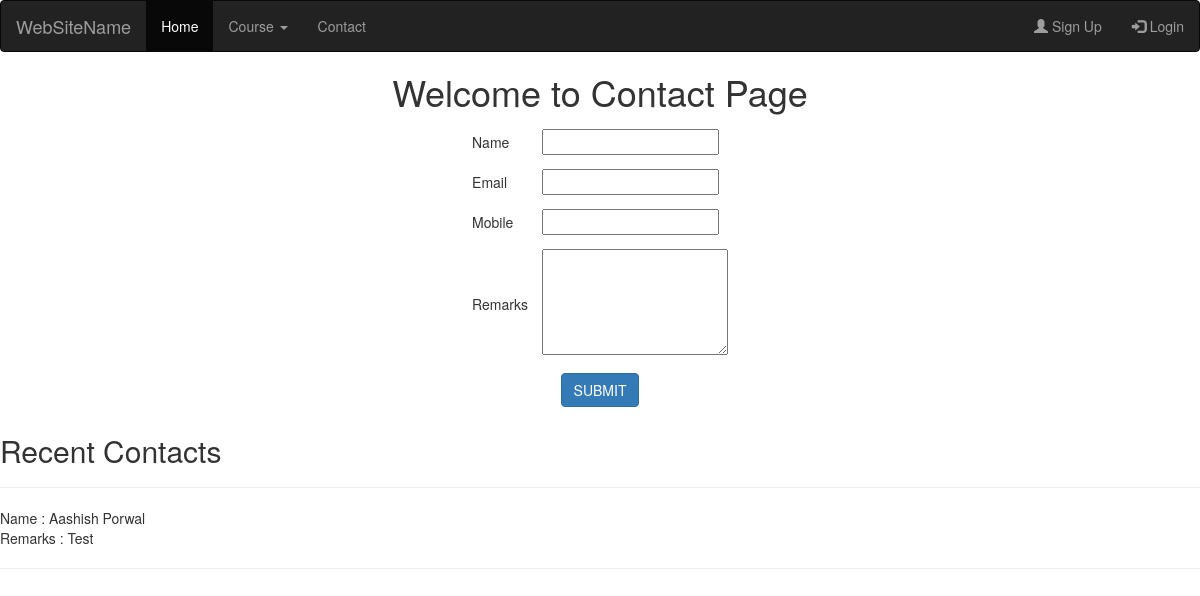
Page /contact/ on the earlier database version.
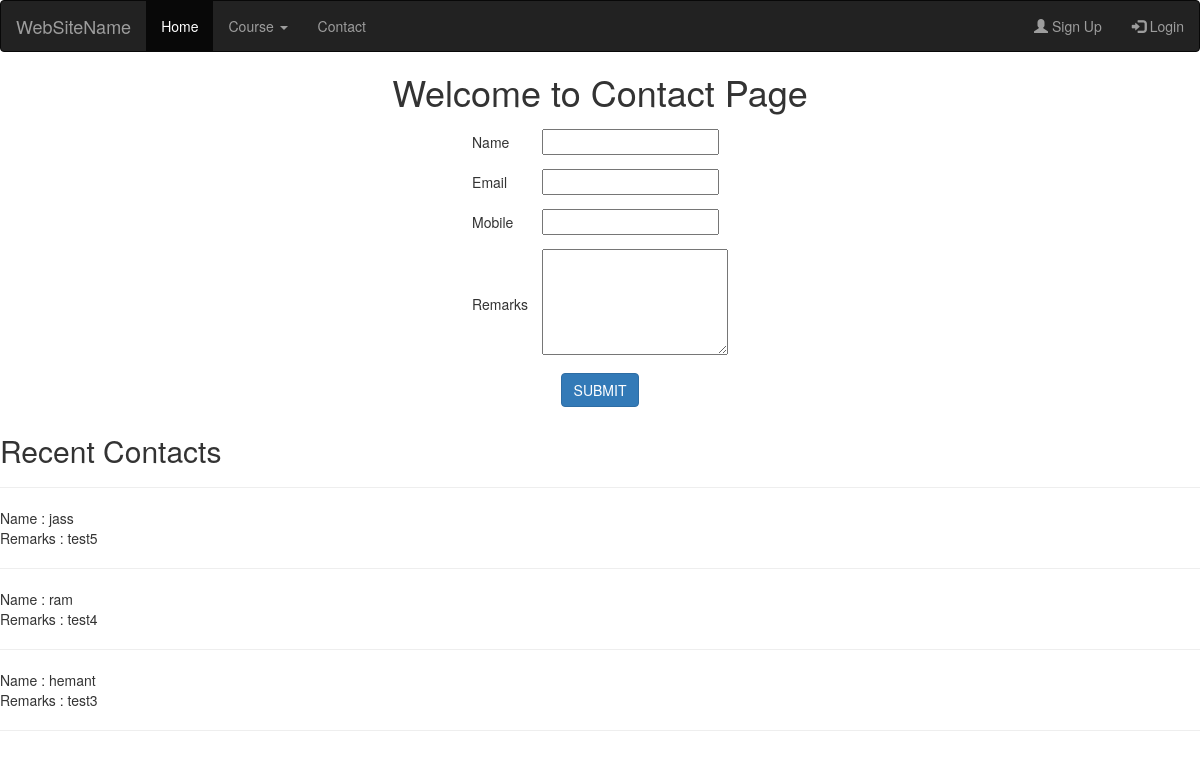
Same page on the later database version.
### myapp/models.py (models this page shows, shortened)
class Contact(models.Model):
	name=models.CharField(max_length=100)
	email=models.EmailField()
	mobile=models.PositiveIntegerField()
	remarks=models.TextField()

### myapp/views.py (the view)
# urls.py: path('contact/',views.contact,name='contact'),
def contact(request):
	if request.method=="POST":
		Contact.objects.create(
				name=request.POST['name'],
				email=request.POST['email'],
				mobile=request.POST['mobile'],
				remarks=request.POST['remarks']
			)
		msg="Contact Saved Successfully"
		contacts=Contact.objects.all().order_by('-id')[:3]
		return render(request,'contact.html',{'msg':msg,'contacts':contacts})
	else:
		contacts=Contact.objects.all().order_by('-id')[:3]
		return render(request,'contact.html',{'contacts':contacts})

### myapp/templates/contact.html (shortened to what this page needs)
{% extends 'header.html' %}
{% block content %}
<!DOCTYPE html>
<html>
<head>
</head>
<body>
	<center>
	<h1>Welcome to Contact Page</h1>
	<form method="post" action="{% url 'contact'%}">
		<table>
			<tr>
				<td>Name</td>
				<td><input type="text" name="name"></td>
			</tr>
			<tr>
				<td>Email</td>
				<td><input type="text" name="email"></td>
			</tr>
			<tr>
				<td>Mobile</td>
				<td><input type="text" name="mobile"></td>
			</tr>
			<tr>
				<td>Remarks</td>
				<td><textarea rows="5" cols="22" name="remarks"></textarea></td>
			</tr>
			<tr>
				<td colspan="2" align="center">
					<input type="submit" value="SUBMIT" class="btn btn-primary">
				</td>
			</tr>
		</table>
	</form>
	</center>
	<h2>Recent Contacts</h2>
	<hr>
	{% for i in contacts%}
		Name : {{i.name}}<br>
		Remarks : {{i.remarks}}<br><hr>
	{% endfor%}
</body>
</html>
{% endblock %}

### myapp/templates/header.html (shortened to what this page needs)
<!DOCTYPE html>
<html>
<head>
	<link rel="stylesheet" href="https://maxcdn.bootstrapcdn.com/bootstrap/3.4.1/css/bootstrap.min.css">
</head>
<body>
<nav class="navbar navbar-inverse">
  <div class="container-fluid">
    <div class="navbar-header">
      <a class="navbar-brand" href="/">WebSiteName</a>
    </div>
    <ul class="nav navbar-nav">
      <li class="active"><a href="/">Home</a></li>
      <li class="dropdown"><a class="dropdown-toggle" data-toggle="dropdown" href="#">Course <span class="caret"></span></a>
      </li>
      <li><a href="{% url 'contact' %}">Contact</a></li>
    </ul>
    <ul class="nav navbar-nav navbar-right">
      {% if request.session.email %}
              <li><a href="{% url 'change-password' %}"><span class="glyphicon glyphicon-edit"></span> Change Password </a></li>
              <li><a href="{% url 'logout' %}"><span class="glyphicon glyphicon-log-out"></span> Log Out({{request.session.fname}}) </a></li>
              <li><a href="{% url 'profile' %}"><img src="{{request.session.profile_pic}}" height="40px" width="40px"></a></li>
      {% else %}
              <li><a href="{% url 'signup' %}"><span class="glyphicon glyphicon-user"></span> Sign Up</a></li>
              <li><a href="{% url 'login' %}"><span class="glyphicon glyphicon-log-in"></span> Login</a></li>
      {% endif %}
    </ul>
  </div>
</nav>
{% block content %}
{% endblock %}
</body>
</html>

### myapp/templates/header.html (style rules this page uses)
tr,td { padding: 7px; }

Differences in the rows shown:
no longer on this page (row unchanged): Contact: name "Aashish Porwal", remarks "Test"
added Contact: name "jass", remarks "test5"
added Contact: name "ram", remarks "test4"
added Contact: name "hemant", remarks "test3"
